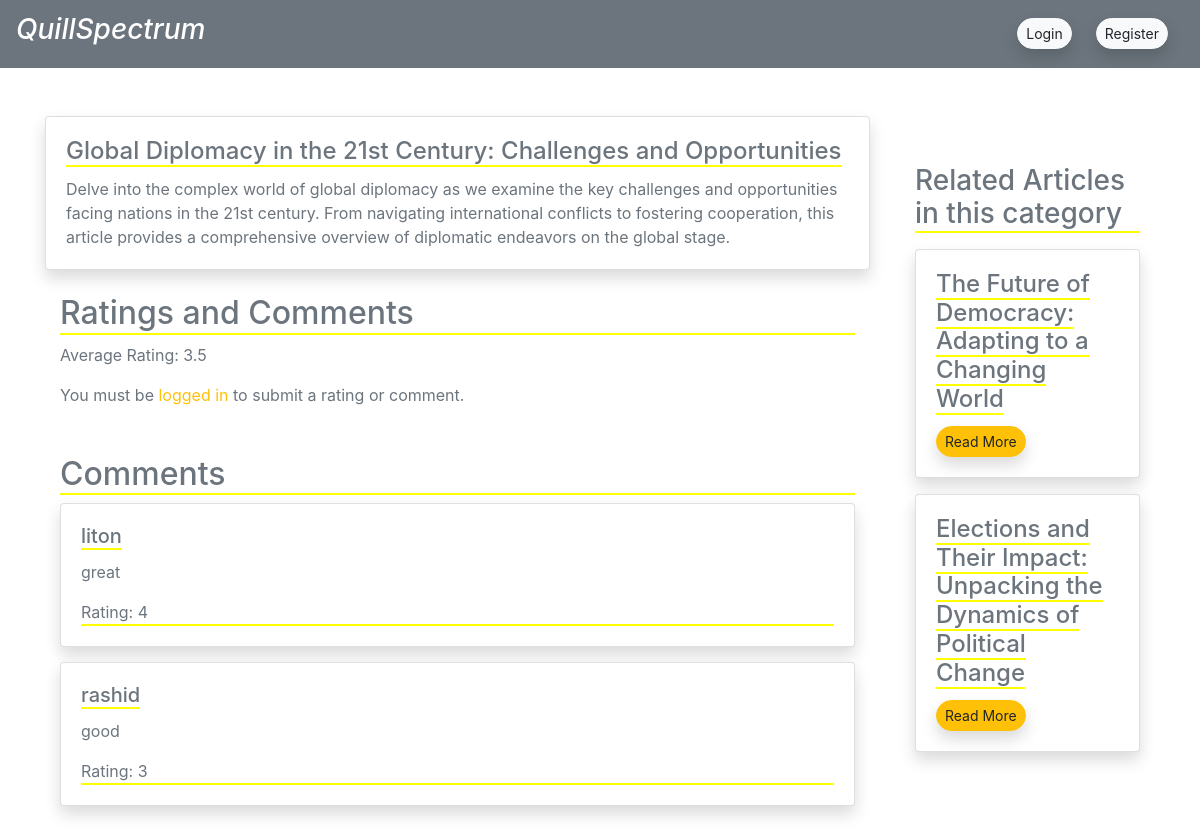
The app's page /category/article/7/ with its own data.
### category_article/models.py (models this page shows, shortened)
class Article(models.Model):
    headline = models.CharField(max_length=200)
    body = models.TextField()
    category = models.ForeignKey(Category, on_delete=models.CASCADE)
    publishing_time = models.DateTimeField(auto_now_add=True)
    ratings = models.FloatField(default=0.0)
    image = models.ImageField(upload_to='photos/articles')

class Rating_Comment(models.Model):
    user = models.ForeignKey(User, on_delete=models.CASCADE)
    article = models.ForeignKey(Article, on_delete=models.CASCADE)
    rating = models.IntegerField(
        validators=[
            MinValueValidator(1),
            MaxValueValidator(4),
        ]
    )
    comment = models.TextField(blank=True, null=True)

### category_article/views.py (the view)
# urls.py: path('article/<int:article_id>/', views.article_detail, name='article_detail'),
def article_detail(request, article_id):
    article = get_object_or_404(Article, id=article_id)
    related_articles = Article.objects.filter(category=article.category).exclude(id=article_id)[:2]
    average_result = Rating_Comment.objects.filter(article=article).aggregate(Avg('rating'))
    average_rating = average_result['rating__avg']
    if average_rating is not None:
        article.ratings = round(average_rating, 1)
    else:
        article.ratings = 0.0
    rating_form = None
    existing_rating_comment = None
    if request.method == 'POST':
        if request.user.is_authenticated:
            existing_rating_comment = Rating_Comment.objects.filter(user=request.user, article=article).first()
            if existing_rating_comment:
                rating_form = Rating_CommentForm(request.POST, instance=existing_rating_comment)
            else:
                rating_form = Rating_CommentForm(request.POST)
            if rating_form.is_valid():
                rating_comment = rating_form.save(commit=False)
                rating_comment.user = request.user
                rating_comment.article = article
                rating_comment.save()
                return redirect('article_detail', article_id=article_id)
        else:
            rating_form = Rating_CommentForm(request.POST)
            if rating_form.is_valid():
                rating_comment = rating_form.save(commit=False)
                rating_comment.article = article
                rating_comment.save()
                return redirect('article_detail', article_id=article_id)
    else:
        if request.user.is_authenticated:
            existing_rating_comment = Rating_Comment.objects.filter(user=request.user, article=article).first()
        if existing_rating_comment:
            initial_data = {
                'rating': existing_rating_comment.rating,
                'comment': existing_rating_comment.comment,
            }
            rating_form = Rating_CommentForm(initial=initial_data)
        else:
            rating_form = Rating_CommentForm()
    context = {
        'article': article,
        'related_articles': related_articles,
        'rating_form': rating_form,
    }
    return render(request, 'article/article_detail.html', context)

### category_article/templates/article/article_detail.html (shortened to what this page needs)
{% extends "core/base.html" %}
{% block content %}
<div class="container mt-5">
    <div class="row">
        <div class="col-md-9 mb-4">
            <div class="card shadow rounded">
                <div class="card-body">
                    <h1 class="card-title" style="font-size: 24px;">
                        <span style="border-bottom: 2px solid yellow; color: #6c757d;">{{ article.headline }}</span>
                    </h1>
                    <p class="card-text text-secondary">{{ article.body }}</p>
                </div>
            </div>
            <div class="container mt-4">
                <h2 class="text-secondary" style="border-bottom: 2px solid yellow;">Ratings and Comments</h2>
                <p class="text-secondary">Average Rating: {{ article.ratings }}</p>
                {% if user.is_authenticated %}
                <form method="post" class="mt-3">
                    {% csrf_token %}
                    {{ rating_form.rating.label_tag }}
                    <br>
                    {{ rating_form.rating }}
                    <br>
                    {{ rating_form.rating.errors }}
                    <br>
                    {{ rating_form.comment.label_tag }}
                    <br>
                    {{ rating_form.comment }}
                    <br>
                    {{ rating_form.comment.errors }}
                    <br>
                    <button type="submit" class="btn btn-warning btn-sm rounded-pill shadow">Submit</button>
                </form>
                {% else %}
                <p class="text-secondary">You must be <a href="{% url 'login' %}" style="color: #ffc107;">logged in</a> to submit a rating or comment.</p>
                {% endif %}
            </div>
            <div class="container mt-5">
                <h2 class="text-secondary" style="border-bottom: 2px solid yellow;">Comments</h2>
                <div class="comments-container" style="display: flex; flex-direction: column; gap: 15px;">
                    {% for comment in article.rating_comment_set.all %}
                    <div class="card shadow rounded">
                        <div class="card-body">
                            <h5 class="card-title text-secondary">
                                <span style="border-bottom: 2px solid yellow;">{{ comment.user.username }}</span>
                            </h5>
                            <p class="card-text text-secondary">{{ comment.comment }}</p>
                            <p class="card-text text-secondary comment-rating" style="border-bottom: 2px solid yellow;">Rating: {{ comment.rating }}</p>
                        </div>
                    </div>
                    {% endfor %}
                </div>
            </div>
        </div>
        <div class="col-md-3">
            <div class="container mt-5">
                <h3 class="text-secondary" style="border-bottom: 2px solid yellow;">Related Articles in this category</h3>
                {% if related_articles %}
                {% for related_article in related_articles %}
                <div class="card mt-3 shadow rounded">
                    <div class="card-body">
                        <h4 class="card-title">
                            <a href="{% url 'article_detail' related_article.id %}" style="text-decoration: none; border-bottom: 2px solid yellow; color: #6c757d;">{{ related_article.headline }}</a>
                        </h4>
                        <a href="{% url 'article_detail' related_article.id %}" class="btn btn-warning btn-sm rounded-pill shadow">Read More</a>
                    </div>
                </div>
                {% endfor %}
                {% else %}
                <p class="text-secondary">No related articles available.</p>
                {% endif %}
            </div>
        </div>
    </div>
</div>
{% endblock content %}

### category_article/templates/article/article_detail.html (style rules this page uses)
.comment-rating { border-bottom: 2px solid yellow; }
.rounded-pill { border-radius: 50px; }

### records on screen
Article: headline "Global Diplomacy in the 21st Century: Challenges and Opportunities", body "Delve into the complex world of global diplomacy as we examine the key challenges and opportunities facing nations in the 21st century. From navigating international conflicts to fostering cooperation, this article provides a comprehensive overview of diplomatic endeavors on the global stage.", ratings "3.5"
Rating_Comment: user.username "liton", comment "great", rating "4"
Rating_Comment: user.username "rashid", comment "good", rating "3"
Article: headline "The Future of Democracy: Adapting to a Changing World"
Article: headline "Elections and Their Impact: Unpacking the Dynamics of Political Change"
